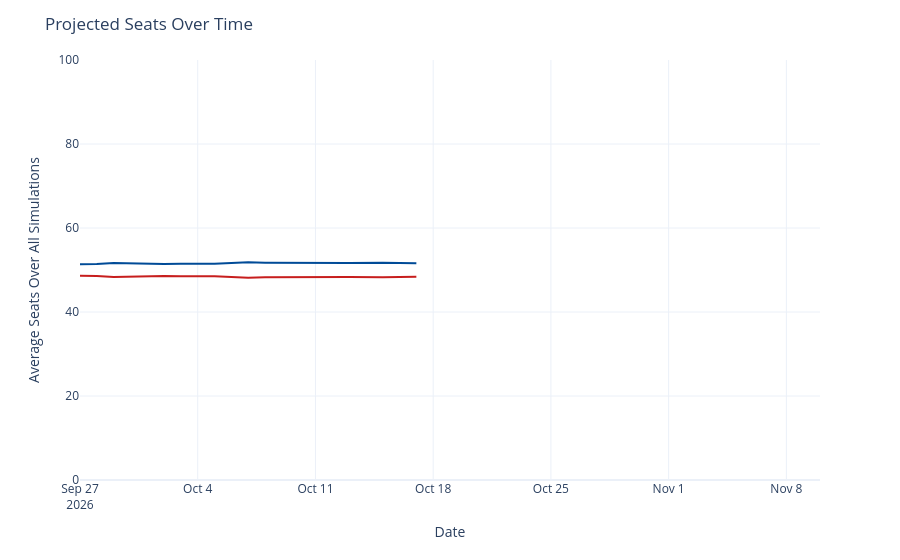

Notebook source saved alongside this figure:
### Code cell
seats_over_time = output_ts[(output_ts['geo'] == 'US Senate') &
                             (output_ts['type'] == 'seats')]
seats_over_time['rep_seats'] = seats_over_time['y'].map(lambda x: 100 - x)
seats_over_time = seats_over_time.rename({'y': 'Democrats', 'rep_seats': 'Republicans'}, axis=1)
seats_time_ser = px.line(seats_over_time, x='date', y=['Democrats', 'Republicans'], template='plotly_white',
                        color_discrete_map={'Democrats': '#004b97', 'Republicans': '#c71e1d'},)
seats_time_ser.update_traces(hovertemplate="%{y:.1f}")
seats_time_ser.update_layout(
    xaxis=dict(range=[pd.to_datetime('2026-09-27'), pd.to_datetime('2026-11-10')]),
    yaxis=dict(range=[0, 100]),
    xaxis_title='Date',
    yaxis_title='Average Seats Over All Simulations',
    title=dict(text="Projected Seats Over Time"),
    hovermode="x",
    showlegend=False
)
seats_time_ser

### Figure 1 — Plotly figure (JSON) as saved in the notebook; plotly's stock layout.template omitted (floating-point values rounded to 4 significant figures)
{"data": [{"hovertemplate": "%{y:.1f}", "legendgroup": "Democrats", "line": {"color": "#004b97", "dash": "solid"}, "marker": {"symbol": "circle"}, "mode": "lines", "name": "Democrats", "orientation": "v", "showlegend": true, "type": "scatter", "x": ["2026-09-27", "2026-09-28", "2026-09-29", "2026-09-30", "2026-10-01", "2026-10-02", "2026-10-03", "2026-10-04", "2026-10-05", "2026-10-06", "2026-10-07", "2026-10-08", "2026-10-09", "2026-10-10", "2026-10-11", "2026-10-12", "2026-10-13", "2026-10-15", "2026-10-16", "2026-10-17"], "xaxis": "x", "y": [51.35, 51.4, 51.64, 51.51, 51.41, 51.42, 51.47, 51.47, 51.48, 51.68, 51.82, 51.75, 51.71, 51.62, 51.6, 51.62, 51.64, 51.74, 51.6, 51.58], "yaxis": "y"}, {"hovertemplate": "%{y:.1f}", "legendgroup": "Republicans", "line": {"color": "#c71e1d", "dash": "solid"}, "marker": {"symbol": "circle"}, "mode": "lines", "name": "Republicans", "orientation": "v", "showlegend": true, "type": "scatter", "x": ["2026-09-27", "2026-09-28", "2026-09-29", "2026-09-30", "2026-10-01", "2026-10-02", "2026-10-03", "2026-10-04", "2026-10-05", "2026-10-06", "2026-10-07", "2026-10-08", "2026-10-09", "2026-10-10", "2026-10-11", "2026-10-12", "2026-10-13", "2026-10-15", "2026-10-16", "2026-10-17"], "xaxis": "x", "y": [48.65, 48.6, 48.36, 48.49, 48.59, 48.58, 48.53, 48.53, 48.52, 48.32, 48.18, 48.25, 48.29, 48.38, 48.4, 48.38, 48.36, 48.26, 48.4, 48.42], "yaxis": "y"}], "layout": {"hovermode": "x", "legend": {"title": {"text": "variable"}, "tracegroupgap": 0}, "margin": {"t": 60}, "showlegend": false, "title": {"text": "Projected Seats Over Time"}, "xaxis": {"anchor": "y", "domain": [0, 1], "range": ["2026-09-27T00:00:00", "2026-11-10T00:00:00"], "title": {"text": "Date"}}, "yaxis": {"anchor": "x", "domain": [0, 1], "range": [0, 100], "title": {"text": "Average Seats Over All Simulations"}}}}
